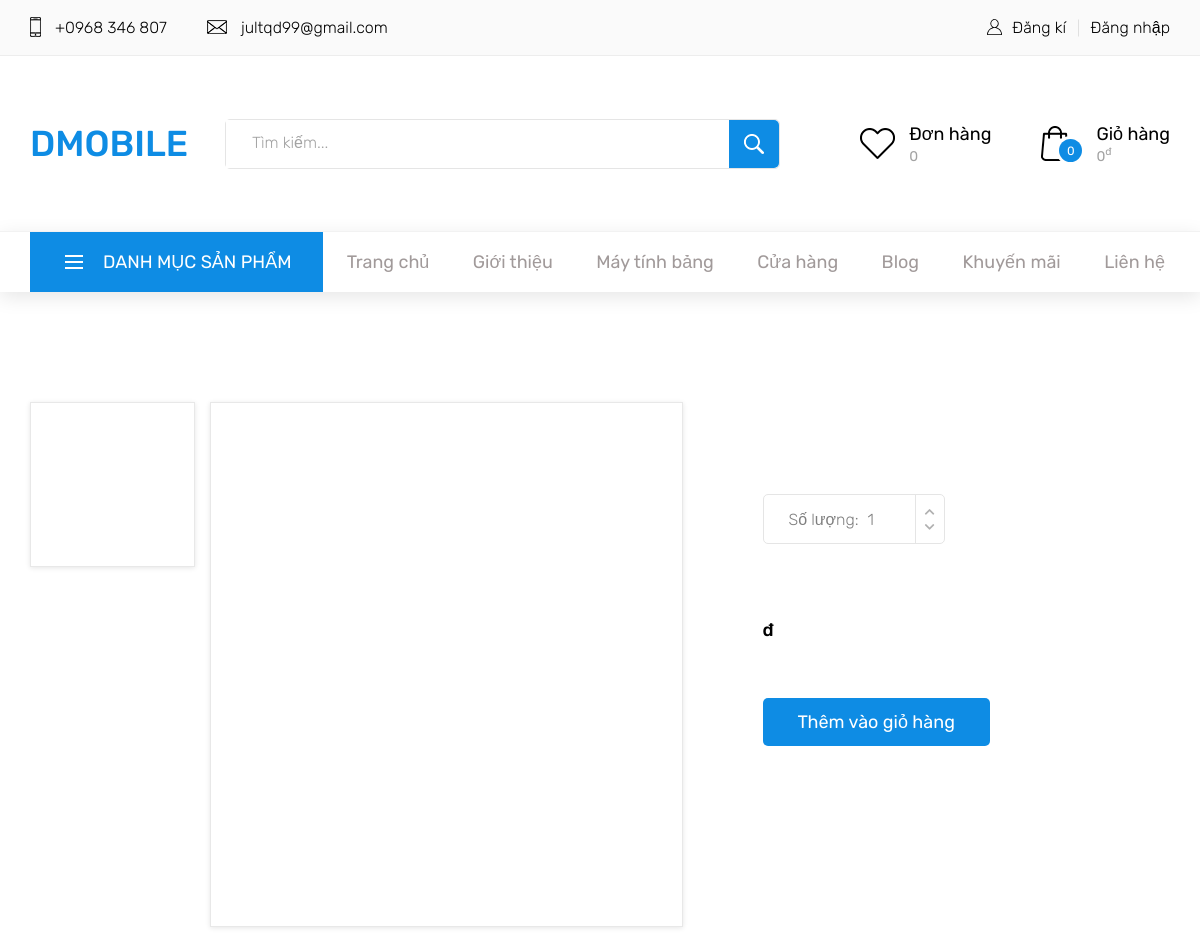
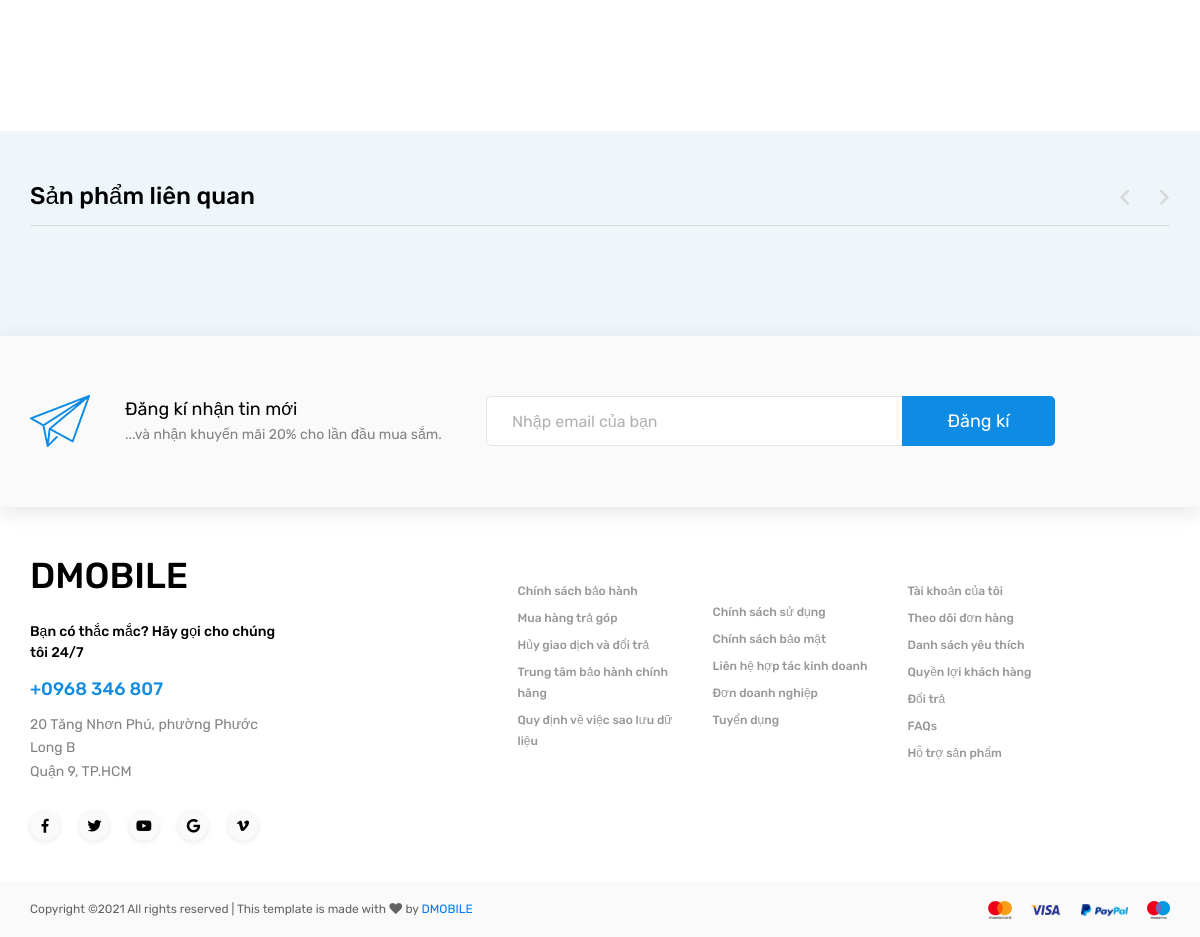
The app's page /product/ with its own data (2 pictures, top to bottom).
### store/models.py (models this page shows, shortened)
class Menu(models.Model):
    category = models.ForeignKey(Category,null=True,blank=True, on_delete=models.SET_NULL)
    topic = models.ForeignKey(Topic, on_delete=models.SET_NULL, blank=True, null=True)
    post = models.ForeignKey(Post, on_delete=models.SET_NULL, blank=True, null=True)
    name = models.CharField(max_length=255, blank=False)
    link = models.CharField(max_length=255, blank=False)
    type = models.CharField(max_length=100, blank=True)
    order = models.IntegerField(default=0)
    parent_id = models.ForeignKey('self',blank=True, null=True ,related_name='children', on_delete=models.SET_NULL)
    created_at = models.DateTimeField(default=timezone.datetime.now())
    created_by = models.ForeignKey(User, on_delete=models.SET_NULL, blank=True, null=True, related_name="menu_created_by")
    updated_at = models.DateTimeField(default=timezone.datetime.now())
    updated_by = models.ForeignKey(User, on_delete=models.SET_NULL, blank=True, null=True,related_name="menu_updated_by")
    status = models.IntegerField(default=0)

### store/views.py (the view)
# urls.py: path('product/', product_view.products, name='products'),
def product(request):
    context = {}
    return render(request, 'store/product.html', context)

### store/context_processors.py (called while the page is built)
def cart_total(request):
    if request.user.is_authenticated:
        customer = request.user.customer
        order, created = Order.objects.get_or_create(customer=customer, status=0)
        cartItems = order.get_cart_items
        cartAmount = order.get_cart_amount
    else:
        try:
            cart = json.loads(request.COOKIES['cart'])
        except:
            cart = {}
        print('cart:',cart)
        order = {'get_cart_total':0, 'get_cart_items':0, 'get_cart_amount':0}
        cartItems = order['get_cart_items']
        cartAmount = order['get_cart_amount']
        for i in cart:
            cartItems += cart[i]['quantity']
            price = Product.objects.values_list('price',flat=True).get(id=i)
            cartAmount += cartItems*price
    return {'cartItems':cartItems, 'cartAmount':cartAmount}

def order_total(request):
    total = 0
    if request.user.is_authenticated:
        total = Order.objects.filter(customer=request.user.customer, status=1).count()
    return {'order_item':total}

### store/templatetags/navbar_tag.py (called while the page is built)
@register.inclusion_tag('store/navbar.html')
def show_navbar():
    categories = Category.objects.filter(parent_id__isnull=True, status=1).order_by('order')
    menus = Menu.objects.filter(parent_id__isnull=True, status=1).order_by('order')
    return {'categories':categories, 'menus':menus}

### store/templates/store/product.html (shortened to what this page needs)
{% extends 'store/base.html' %}
{% load static %}
{% load humanize %}
{% block content %}
<link rel="stylesheet" type="text/css" href="{% static 'styles/product_styles.css' %}">
<link rel="stylesheet" type="text/css" href="{% static 'styles/product_responsive.css' %}">
	<div class="single_product">
		<div class="container">
			<div class="row">
				<div class="col-lg-2 order-lg-1 order-2">
					<ul class="image_list">
						<li data-image="{{ products.imageURL }}"><img src="{{ products.imageURL }}" alt=""></li>
					</ul>
				</div>
				<div class="col-lg-5 order-lg-2 order-1">
					<div class="image_selected"><img src="{{ products.imageURL }}" alt=""></div>
				</div>
				<div class="col-lg-5 order-3">
					<div class="product_description">
						<div class="rating_r rating_r_4 product_rating"><i></i><i></i><i></i><i></i><i></i></div>
						<div class="order_info d-flex flex-row">
							<form action="#">
								<div class="clearfix" style="z-index: 1000;">
									<div class="product_quantity clearfix">
										<span>Số lượng: </span>
										<input id="quantity_input" type="text" pattern="[0-9]*" value="1">
										<div class="quantity_buttons">
											<div id="quantity_inc_button" class="quantity_inc quantity_control"><i class="fas fa-chevron-up"></i></div>
											<div id="quantity_dec_button" class="quantity_dec quantity_control"><i class="fas fa-chevron-down"></i></div>
										</div>
									</div>
								</div>
								<div class="product_price">{{ products.price|intcomma }}<sup>đ</sup></div>
								<div class="button_container">
									<button data-product={{products.id}} data-action="add" class="button cart_button update-cart">Thêm vào giỏ hàng</button>
								</div>
							</form>
						</div>
					</div>
				</div>
			</div>
		</div>
	</div>
	<div class="viewed">
		<div class="container">
			<div class="row">
				<div class="col">
					<div class="viewed_title_container">
						<h3 class="viewed_title">Sản phẩm liên quan</h3>
						<div class="viewed_nav_container">
							<div class="viewed_nav viewed_prev"><i class="fas fa-chevron-left"></i></div>
							<div class="viewed_nav viewed_next"><i class="fas fa-chevron-right"></i></div>
						</div>
					</div>
					<div class="viewed_slider_container">
					</div>
				</div>
			</div>
		</div>
	</div>
	{% endblock content %}

### store/templates/store/navbar/recursive_menus.html (shortened to what this page needs)
{% if menu.type == "custom" %}
    <li class="hassubs">
        <a href="{{menu.link}}">{{ menu.name }}</a>
    </li>
{% elif menu.type == "category" %}
    <li class="hassubs">
        <a href="{% url 'shop:category_view' menu.link %}">{{ menu.name }}</a>
    </li>
{% elif menu.type == "page" %}
<li class="hassubs">
    <a href="{% url 'page_view' menu.link %}">{{ menu.name }}</a>
</li>
{% endif %}

### static/styles/main_styles.css (style rules this page uses)
* { margin: 0; padding: 0; -webkit-font-smoothing: antialiased; -webkit-text-shadow: rgba(0,0,0,.01) 0 0 1px; text-shadow: rgba(0,0,0,.01) 0 0 1px; }
body { font-family: 'Rubik', sans-serif; font-size: 14px; font-weight: 400; background: #FFFFFF; color: #000000; }
ul { list-style: none; margin-bottom: 0px; }
a, a:hover, a:visited, a:active, a:link { text-decoration: none; -webkit-font-smoothing: antialiased; -webkit-text-shadow: rgba(0,0,0,.01) 0 0 1px; text-shadow: rgba(0,0,0,.01) 0 0 1px; }
h3 { font-size: 24px; }
h1, h2, h3, h4, h5, h6 { font-family: 'Rubik', sans-serif; font-weight: 500; -webkit-font-smoothing: antialiased; -webkit-text-shadow: rgba(0,0,0,.01) 0 0 1px; text-shadow: rgba(0,0,0,.01) 0 0 1px; }
.clearfix::before, .clearfix::after { content: ""; display: table; }
.clearfix::after { clear: both; }
.clearfix { zoom: 1; }
.button { display: inline-block; background: #0e8ce4; border-radius: 5px; height: 48px; -webkit-transition: all 200ms ease; -moz-transition: all 200ms ease; -ms-transition: all 200ms ease; -o-transition: all 200ms ease; transition: all 200ms ease; }
.standard_dropdown li { display: inline-block; position: relative; height: 56px; }
.standard_dropdown li:last-child a { border-bottom: none; }
.standard_dropdown li a { display: block; position: relative; font-size: 16px; font-weight: 300; color: #000000; line-height: 56px; white-space: nowrap; -webkit-transition: all 200ms ease; -moz-transition: all 200ms ease; -ms-transition: all 200ms ease; -o-transition: all 200ms ease; transition: all 200ms ease; }
.main_nav_dropdown li { margin-right: 35px; }
.main_nav_dropdown li:last-child { margin-right: 0px; }
.main_nav_dropdown li a { font-size: 18px; font-weight: 400; color: #a19a9a; line-height: 60px; }
.product_price { font-size: 16px; font-weight: 500; margin-top: 25px; }
.rating_r i::before { font-family: 'FontAwesome'; content: "\f006"; font-style: normal; font-size: 19px; margin-right: 4px; color: #f5e211; }
.rating_r_4 i:first-child::before { content: "\f005"; }
.rating_r_4 i:nth-child(2)::before { content: "\f005"; }
.rating_r_4 i:nth-child(3)::before { content: "\f005"; }
.rating_r_4 i:nth-child(4)::before { content: "\f005"; }
.viewed { padding-top: 51px; padding-bottom: 60px; background: #eff6fa; }
.viewed_title_container { border-bottom: solid 1px #dadada; }
.viewed_title { margin-bottom: 14px; }
.viewed_nav_container { position: absolute; right: -5px; bottom: 14px; }
.viewed_nav { display: inline-block; cursor: pointer; }
.viewed_nav i { color: #dadada; font-size: 18px; padding: 5px; -webkit-transition: all 200ms ease; -moz-transition: all 200ms ease; -ms-transition: all 200ms ease; -o-transition: all 200ms ease; transition: all 200ms ease; }
.viewed_prev { margin-right: 15px; }
.viewed_slider_container { padding-top: 50px; }

### records on screen
Menu: name "Trang chủ"
Menu: name "Giới thiệu"
Menu: name "Máy tính bảng"
Menu: name "Cửa hàng"
Menu: name "Blog"
Menu: name "Khuyến mãi"
Menu: name "Liên hệ"

### other values on screen
{{ order_item }} "0"
{{ cartItems }} "0"
{{ cartAmount|intcomma }} "0"
